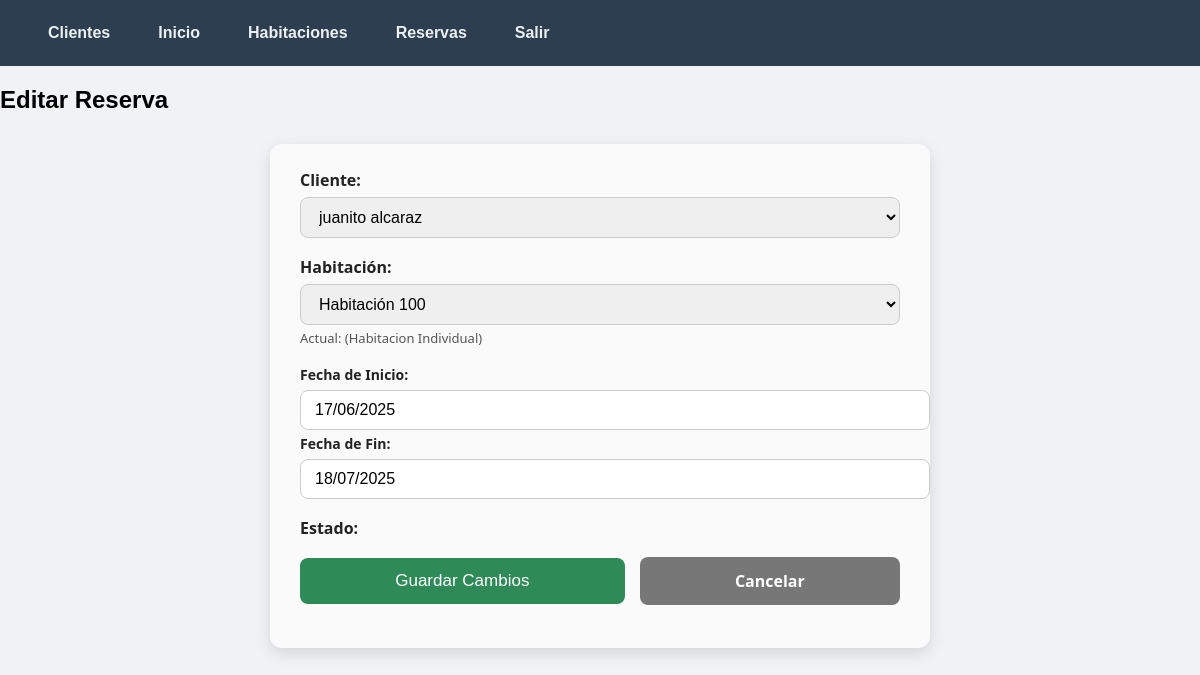
/reservas/editar/21/ (signed in), run on the app's committed database.
### reservas/models.py (models this page shows, shortened)
class Reserva(models.Model):
    id_reserva = models.AutoField(primary_key=True)
    cliente = models.ForeignKey(Cliente, on_delete=models.CASCADE)  # Quitar db_column para evitar problemas
    habitacion = models.ForeignKey(Habitacion, on_delete=models.CASCADE)  # Igual aquí
    fecha_inicio = models.DateField()
    fecha_fin = models.DateField()
    estado_reserva = models.CharField(
        max_length=20,
        choices=[
            ('confirmada', 'Confirmada'),
            ('pendiente', 'Pendiente'),
            ('cancelada', 'Cancelada'),
            ('completada', 'Completada'),
        ],
        default='pendiente'
    )

class Habitacion(models.Model):
    id_habitacion = models.AutoField(primary_key=True)  # Opcional, Django lo crea automáticamente
    numero_habitacion = models.CharField(max_length=10)
    tipo_habitacion = models.ForeignKey(TipoHabitacion, on_delete=models.CASCADE)
    capacidad = models.IntegerField()
    estado = models.CharField(
        max_length=1,
        choices=[('D','Disponible'), ('O','Ocupada'), ('M','Mantenimiento')],
        default='D'
    )
    def __str__(self):
        return f"Habitación {self.numero_habitacion}"

class TipoHabitacion(models.Model):
    id_tipo_habitacion = models.AutoField(primary_key=True)
    nombre_tipo = models.CharField(max_length=100, unique=True)
    descripcion = models.TextField(blank=True, null=True)
    precio_noche = models.DecimalField(max_digits=10, decimal_places=2)
    def __str__(self):
        return self.nombre_tipo

### reservas/views.py (the view)
# urls.py: path('reservas/editar/<int:pk>/', views.editar_reserva, name='editar_reserva'),
@login_required
@user_passes_test(es_admin)
def editar_reserva(request, pk):
    reserva = get_object_or_404(Reserva, pk=pk)
    if request.method == 'POST':
        form = ReservaForm(request.POST, instance=reserva)
        if form.is_valid():
            form.save()
            return redirect('reservas')
    else:
        form = ReservaForm(instance=reserva)
    return render(request, 'editar_reserva.html', {'form': form, 'reserva': reserva})

### reservas/forms.py (shortened to what this page needs)
class ReservaForm(forms.ModelForm):
    class Meta:
        model = Reserva
        fields = ['cliente', 'habitacion', 'fecha_inicio', 'fecha_fin']
        widgets = {
            'cliente': forms.Select(attrs={'class': 'form-control'}),
            'habitacion': forms.Select(attrs={'class': 'form-control'}),
            'fecha_inicio': forms.DateInput(
                format='%d/%m/%Y',
                attrs={'class': 'form-control', 'placeholder': 'DIA/MES/AÑO', 'type': 'text'}
            ),
            'fecha_fin': forms.DateInput(
                format='%d/%m/%Y',
                attrs={'class': 'form-control', 'placeholder': 'DIA/MES/AÑO', 'type': 'text'}
            ),
        }
    def __init__(self, *args, **kwargs):
        super().__init__(*args, **kwargs)
        self.fields['fecha_inicio'].input_formats = ['%d/%m/%Y']
        self.fields['fecha_fin'].input_formats = ['%d/%m/%Y']

### reservas/models.py (called while the page is built)
    def __str__(self):
        return f"{self.nombre} {self.apellido}"

### reservas/views.py (called while the page is built)
def es_admin(user):
    return user.is_staff

### reservas/templates/editar_reserva.html (shortened to what this page needs)
{% extends 'base.html' %}
{% load static %}
{% block content %}
<link rel="stylesheet" href="{% static 'css/crudReED.css' %}">
<h2>Editar Reserva</h2>
<form method="post">
    <div>
        <label>Cliente:</label>
        {{ form.cliente }}
    </div>
    <div>
        <label>Habitación:</label>
        {{ form.habitacion }}
        <small>Actual: {{ reserva.habitacion.numero }} ({{ reserva.habitacion.tipo_habitacion }})</small>
    </div>
    <div>
        <div>
            <label>Fecha de Inicio:</label>
            {{ form.fecha_inicio }}
        </div>
        <div>
            <label>Fecha de Fin:</label>
            {{ form.fecha_fin }}
        </div>
    </div>
    <div>
        <label>Estado:</label>
    </div>
    <div>
        <button type="submit">Guardar Cambios</button>
        <a href="{% url 'reservas' %}">Cancelar</a>
    </div>
</form>
{% endblock %}

### reservas/static/css/base.css (style rules this page uses)
body { font-family: Arial, sans-serif; margin: 0; padding: 0; }

### reservas/static/css/login.css (style rules this page uses)
body { background-color: #f0f2f5; font-family: Arial, sans-serif; margin: 0; padding: 0; }

### reservas/static/css/crudReED.css (style rules this page uses)
form { max-width: 600px; margin: 30px auto; padding: 25px 30px; background-color: #fafafa; border-radius: 12px; box-shadow: 0 5px 15px rgba(0,0,0,0.12); font-family: 'Segoe UI', Tahoma, Geneva, Verdana, sans-serif; }
form > div { margin-bottom: 18px; }
form label { display: block; font-weight: 600; margin-bottom: 6px; color: #222; }
form input[type="text"], form input[type="date"], form select { width: 100%; padding: 10px 14px; font-size: 16px; border: 1.5px solid #ccc; border-radius: 8px; transition: border-color 0.3s ease; }
form div > div { color: #d32f2f; font-size: 14px; margin-top: 4px; }
form small { font-size: 13px; color: #555; display: block; margin-top: 4px; }
form > div:last-child { display: flex; gap: 15px; align-items: center; flex-wrap: wrap; }
form button[type="submit"]:not(.btn-eliminar) { background-color: #2e8b57; color: white; border: none; padding: 13px 26px; font-size: 17px; border-radius: 8px; cursor: pointer; transition: background-color 0.3s ease; flex: 1 1 auto; min-width: 140px; }
form a { text-align: center; background-color: #777; color: white; padding: 13px 26px; border-radius: 8px; font-weight: 600; text-decoration: none; transition: background-color 0.3s ease; flex: 1 1 auto; min-width: 140px; }

### data on the page
Reserva: cliente "juanito alcaraz", habitacion "Habitación 100", habitacion.tipo_habitacion "Habitacion Individual", fecha_inicio "17/06/2025", fecha_fin "18/07/2025"
